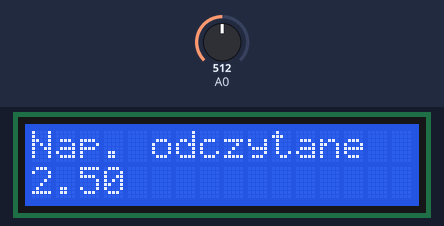
Simulated run of this sketch. Board: Arduino Uno, built with avr-gcc and run on an emulated ATmega328P. Parts: 16×2 character LCD. The inputs (shaded band) are chosen by the test bench; at power-on: A0 = 512.

Above: at 1.2 s.
1.3 s: A0 set to 716
At 2.5 s:
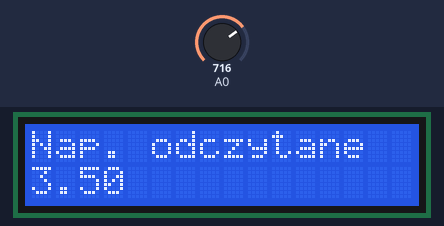
3.5 s: A0 set to 900
At 4.4 s:
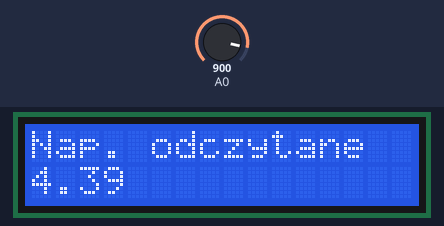
5.5 s: A0 set to 1023
At 7.5 s:
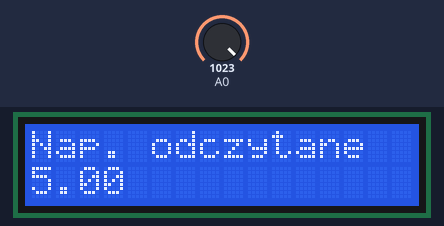
Timing chart, 0 to 9.0 s (numbered marks = the images above; inputs shaded):
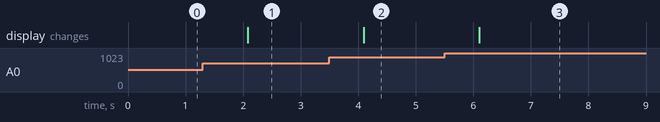

Measured:
- after the input at 1.3 s, the display: changes after 0.78 s (image 1)
- after the input at 3.5 s, the display: changes after 0.59 s (image 2)
- after the input at 5.5 s, the display: changes after 0.60 s (image 3)

The sketch:

arduino7.3.ino
```cpp
#include <LiquidCrystal.h> //Dołączenie bilbioteki
LiquidCrystal lcd(2, 3, 4, 5, 6, 7); //Informacja o podłączeniu nowego wyświetlacza

void setup() {
  lcd.begin(16, 2); //Deklaracja typu
  lcd.clear();
  lcd.setCursor(0, 0); //Ustawienie kursora
  lcd.print("Nap. odczytane");
  lcd.setCursor(0,1);
  lcd.print("0.00V");
}

double odczyt;

void loop()
{
  odczyt = analogRead(A0)*5.0/1024.0; //Wartość napięcia

  lcd.clear();
  lcd.setCursor(0, 0); //Ustawienie kursora
  lcd.print("Nap. odczytane");
  lcd.setCursor(0,1);
  lcd.print(odczyt); //Wyświetlenie tekstu
  delay(1000); //Opóźnienie
}
```
